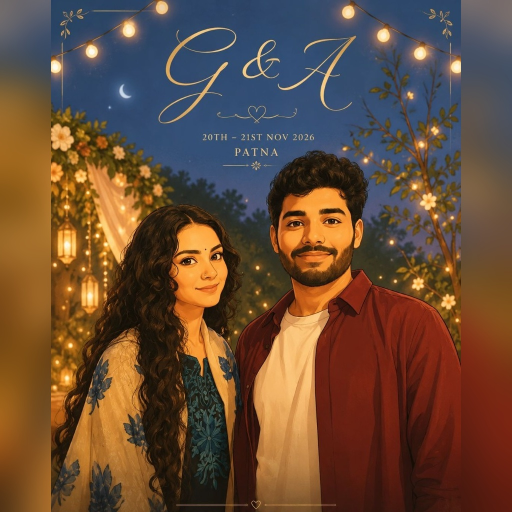
#> input picture link_preview_square.jpg, 1024 x 1024 px (shown at 1/2 size)
$ python resize_whatsapp.py
#> lines starting #> are read from the running program, lines starting #| are printed output that depends on the picture
from PIL import Image

def resize_for_whatsapp(input_path, output_path):
    # Open the existing square image
#> called with input_path = 'link_preview_square.jpg', output_path = 'whatsapp_preview.jpg'
    img = Image.open(input_path)
#> img is the input picture: PIL image 1024x1024 RGB; mean R, G, B 102.8, 75.1, 56

    # Resize to exactly 600x600 (the safest WhatsApp sweet spot)
    # Using LANCZOS for high quality downsampling
    img = img.resize((600, 600), Image.Resampling.LANCZOS)
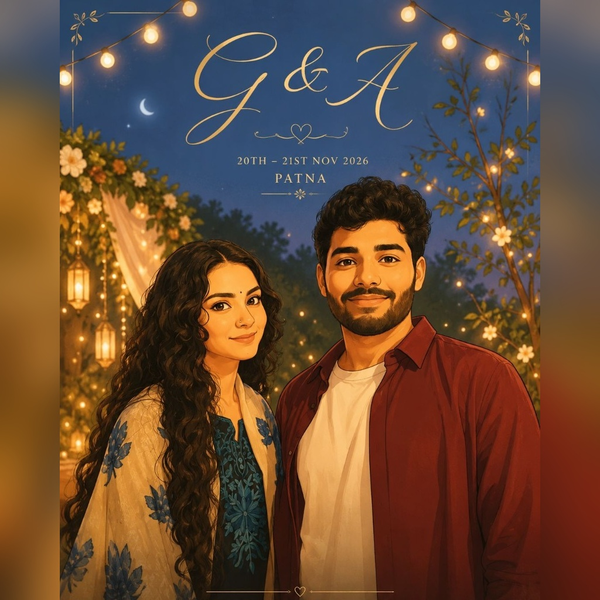
#> img: PIL image 600x600 RGB; mean R, G, B 102.8, 75.1, 56

    # Save with decent quality but ensuring small file size
    img.save(output_path, "JPEG", quality=85)

if __name__ == "__main__":
    resize_for_whatsapp("link_preview_square.jpg", "whatsapp_preview.jpg")
